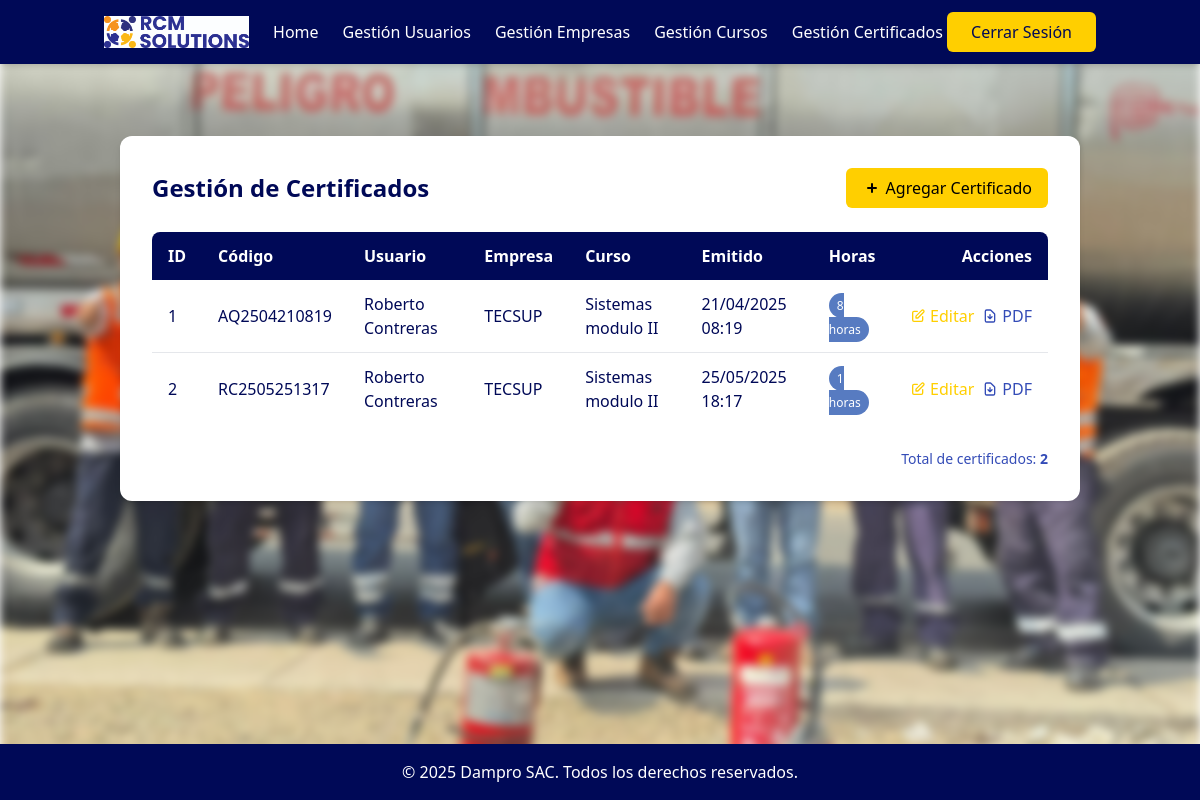
The app's page /dashboard/certificados/ (signed in), older data.
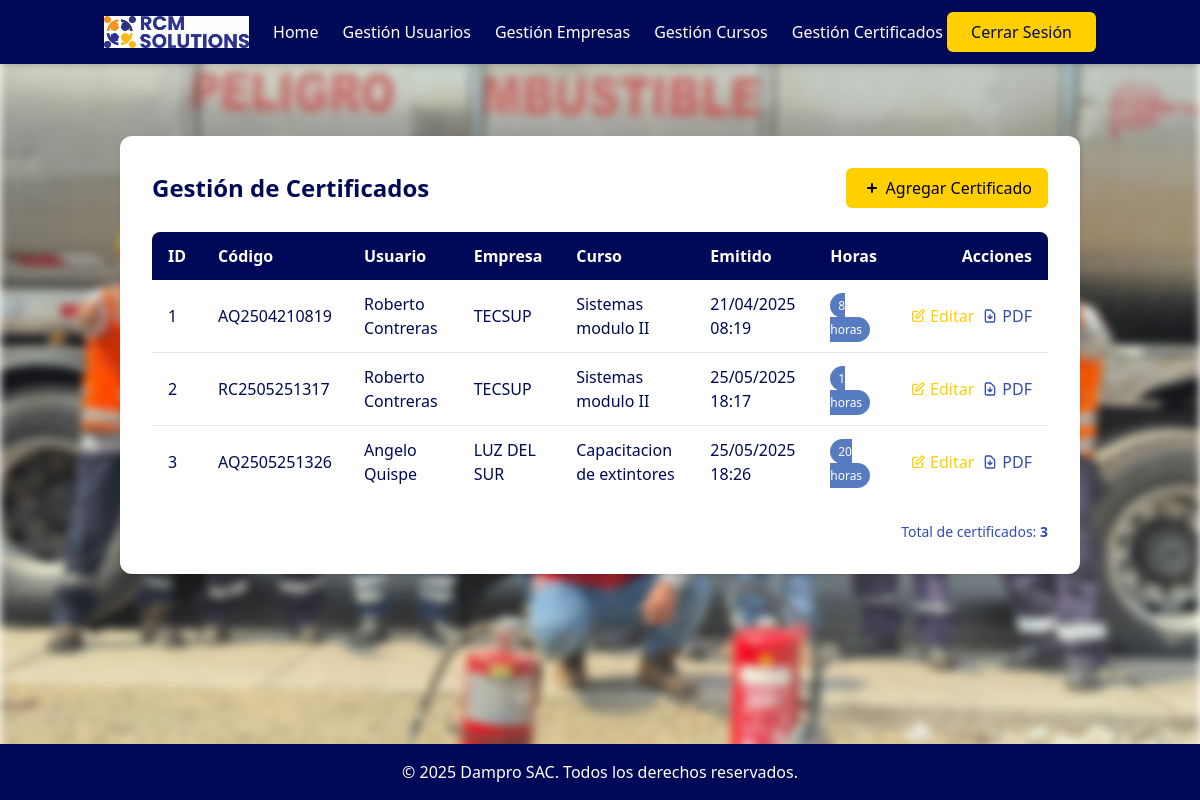
The same page, newer data.
### system/models.py (models this page shows)
class Certificate(models.Model):
    cert_code = models.CharField(max_length=100, unique=True)
    usuario = models.ForeignKey(Usuario, on_delete=models.CASCADE, related_name='certificates')
    course = models.ForeignKey(Course, on_delete=models.CASCADE, related_name='certificates')
    empresa = models.ForeignKey(Empresa, on_delete=models.CASCADE, related_name='certificates', null=True, blank=True)
    creation_date = models.DateTimeField(default=models.functions.Now)  # Se cambió de auto_now_add=True para permitir edición
    chronological_hours = models.PositiveIntegerField()

class Usuario(models.Model):
    first_name = models.CharField(max_length=100)
    middle_name = models.CharField(max_length=100, blank=True, null=True)
    last_name = models.CharField(max_length=100)
    second_last_name = models.CharField(max_length=100, blank=True, null=True)
    user_type = models.CharField(max_length=50)
    empresa = models.ForeignKey(Empresa, on_delete=models.CASCADE, related_name='usuarios', null=True, blank=True)

class Empresa(models.Model):
    ruc = models.CharField(max_length=11, unique=True)
    nombre = models.CharField(max_length=200)  # razón social

class Course(models.Model):
    name = models.CharField(max_length=200)
    course_hours = models.PositiveIntegerField()

### system/views.py (the view)
# urls.py: path('dashboard/certificados/', views.gestion_certificados, name='gestion_certificados'),
@login_required
def gestion_certificados(request):
    certificados = Certificate.objects.select_related('usuario', 'course', 'empresa').all()
    return render(request, 'system/gestion_certificados.html', {
        'certificados': certificados
    })

### system/views.py (called while the page is built)
def login_required(view_func):
    @wraps(view_func)
    def wrapped_view(request, *args, **kwargs):
        if not request.session.get('user_id'):
            return redirect('system:login')
        return view_func(request, *args, **kwargs)
    return wrapped_view

### system/templates/system/gestion_certificados.html (shortened to what this page needs)
{% extends 'system/base_logged.html' %}
{% block content %}
<section class="gestion-certificados py-12">
  <div class="container mx-auto px-4">
    <div class="bg-rcm-white rounded-xl shadow-md p-8 max-w-6xl mx-auto">
      <div class="flex justify-between items-center mb-6">
        <h1 class="text-2xl font-bold text-rcm-navy">Gestión de Certificados</h1>
        <a href="{% url 'system:add_certificado' %}" class="bg-rcm-gold text-rcm-black py-2 px-4 rounded-md font-medium hover:bg-opacity-90 transition-colors flex items-center">
          <svg xmlns="http://www.w3.org/2000/svg" class="h-5 w-5 mr-1" viewBox="0 0 20 20" fill="currentColor">
            <path fill-rule="evenodd" d="M10 5a1 1 0 011 1v3h3a1 1 0 110 2h-3v3a1 1 0 11-2 0v-3H6a1 1 0 110-2h3V6a1 1 0 011-1z" clip-rule="evenodd" />
          </svg>
          Agregar Certificado
        </a>
      </div>
      <div class="overflow-x-auto">
        <table class="min-w-full bg-rcm-white">
          <thead>
            <tr class="bg-rcm-navy text-rcm-white">
              <th class="py-3 px-4 text-left font-semibold rounded-tl-lg">ID</th>
              <th class="py-3 px-4 text-left font-semibold">Código</th>
              <th class="py-3 px-4 text-left font-semibold">Usuario</th>
              <th class="py-3 px-4 text-left font-semibold">Empresa</th>
              <th class="py-3 px-4 text-left font-semibold">Curso</th>
              <th class="py-3 px-4 text-left font-semibold">Emitido</th>
              <th class="py-3 px-4 text-left font-semibold">Horas</th>
              <th class="py-3 px-4 text-right font-semibold rounded-tr-lg">Acciones</th>
            </tr>
          </thead>
          <tbody class="divide-y divide-gray-200">
            {% for c in certificados %}
            <tr class="hover:bg-rcm-blue-light/10 transition-colors">
              <td class="py-3 px-4 text-rcm-navy">{{ c.id }}</td>
              <td class="py-3 px-4 text-rcm-navy font-medium">{{ c.cert_code }}</td>
              <td class="py-3 px-4 text-rcm-navy">{{ c.usuario.first_name }} {{ c.usuario.last_name }}</td>
              <td class="py-3 px-4 text-rcm-navy">
                {% if c.usuario.empresa %}
                  {{ c.usuario.empresa.nombre }}
                {% else %}
                  <span class="text-gray-400">-</span>
                {% endif %}
              </td>
              <td class="py-3 px-4 text-rcm-navy">{{ c.course.name }}</td>
              <td class="py-3 px-4 text-rcm-navy">{{ c.creation_date|date:"d/m/Y H:i" }}</td>
              <td class="py-3 px-4">
                <span class="px-2 py-1 text-xs rounded-full bg-rcm-blue-light text-rcm-white">
                  {{ c.chronological_hours }} horas
                </span>
              </td>
              <td class="py-3 px-4 text-right">
                <div class="flex justify-end items-center space-x-2">
                  <a href="{% url 'system:edit_certificado' c.id %}" class="text-rcm-gold hover:underline font-medium flex items-center">
                    <svg xmlns="http://www.w3.org/2000/svg" class="h-4 w-4 mr-1" fill="none" viewBox="0 0 24 24" stroke="currentColor">
                      <path stroke-linecap="round" stroke-linejoin="round" stroke-width="2" d="M11 5H6a2 2 0 00-2 2v11a2 2 0 002 2h11a2 2 0 002-2v-5m-1.414-9.414a2 2 0 112.828 2.828L11.828 15H9v-2.828l8.586-8.586z" />
                    </svg>
                    Editar
                  </a>
                  <a href="{% url 'system:certificado_pdf' c.cert_code %}" target="_blank" class="text-rcm-blue-medium hover:underline font-medium flex items-center">
                    PDF
                  </a>
                </div>
              </td>
            </tr>
            {% empty %}
            <tr>
              <td colspan="8" class="py-8 text-center text-rcm-blue-medium italic">No hay certificados registrados.</td>
            </tr>
            {% endfor %}
          </tbody>
        </table>
      </div>
      <div class="mt-6 flex justify-end">
        <div class="text-sm text-rcm-blue-medium">
          Total de certificados: <span class="font-semibold">{{ certificados|length }}</span>
        </div>
      </div>
    </div>
  </div>
</section>
{% endblock %}

### system/templates/system/base_logged.html (shortened to what this page needs)
{% load static %}
<!DOCTYPE html>
<html lang="es">
<head>
  <script src="https://cdn.tailwindcss.com"></script>
</head>
<body class="flex flex-col min-h-screen relative">
  <nav class="bg-rcm-navy text-rcm-white shadow-md relative z-10">
    <div class="container mx-auto px-4">
      <div class="flex justify-between items-center py-3">
        <div class="flex items-center">
          <a href="{% url 'system:home_logged' %}" class="mr-6">
            <img src="{% static 'system/images/logo.jpg' %}" alt="Dampro SAC" class="h-8">
          </a>
          <ul class="hidden md:flex space-x-6">
            <li><a href="{% url 'system:home_logged' %}" class="font-medium hover:text-rcm-gold transition-colors">Home</a></li>
            <li><a href="{% url 'system:gestion_usuarios' %}" class="font-medium hover:text-rcm-gold transition-colors">Gestión Usuarios</a></li>
            <li><a href="{% url 'system:gestion_empresas' %}" class="font-medium hover:text-rcm-gold transition-colors">Gestión Empresas</a></li>
            <li><a href="{% url 'system:gestion_cursos' %}" class="font-medium hover:text-rcm-gold transition-colors">Gestión Cursos</a></li>
            <li><a href="{% url 'system:gestion_certificados' %}" class="font-medium hover:text-rcm-gold transition-colors">Gestión Certificados</a></li>
          </ul>
        </div>
        <div>
          <ul class="flex items-center">
            <li>
              <a href="{% url 'system:logout' %}" class="inline-block bg-rcm-gold text-rcm-navy py-2 px-6 rounded-md font-medium hover:bg-rcm-white hover:text-rcm-navy transition-colors duration-300">
                Cerrar Sesión
              </a>
            </li>
          </ul>
        </div>
      </div>
    </div>
  </nav>
  <main class="flex-grow container mx-auto px-4 py-6 relative z-10">
    {% block content %}{% endblock %}
  </main>
  <footer class="bg-rcm-navy text-rcm-white py-4 mt-auto relative z-10">
    <div class="container mx-auto px-4">
      <div class="text-center">
        <p>&copy; {% now "Y" %} Dampro SAC. Todos los derechos reservados.</p>
      </div>
    </div>
  </footer>
</body>
</html>

Row changes from the older to the newer data that the page shows:
added Certificate: id "3", cert_code "AQ2505251326", usuario.first_name "Angelo", usuario.last_name "Quispe", usuario.empresa.nombre "LUZ DEL SUR", course.name "Capacitacion de extintores", creation_date "25/05/2025 18:26", chronological_hours "20"
Text that changed along with them:
{{ certificados|length }}: "2" → "3"
